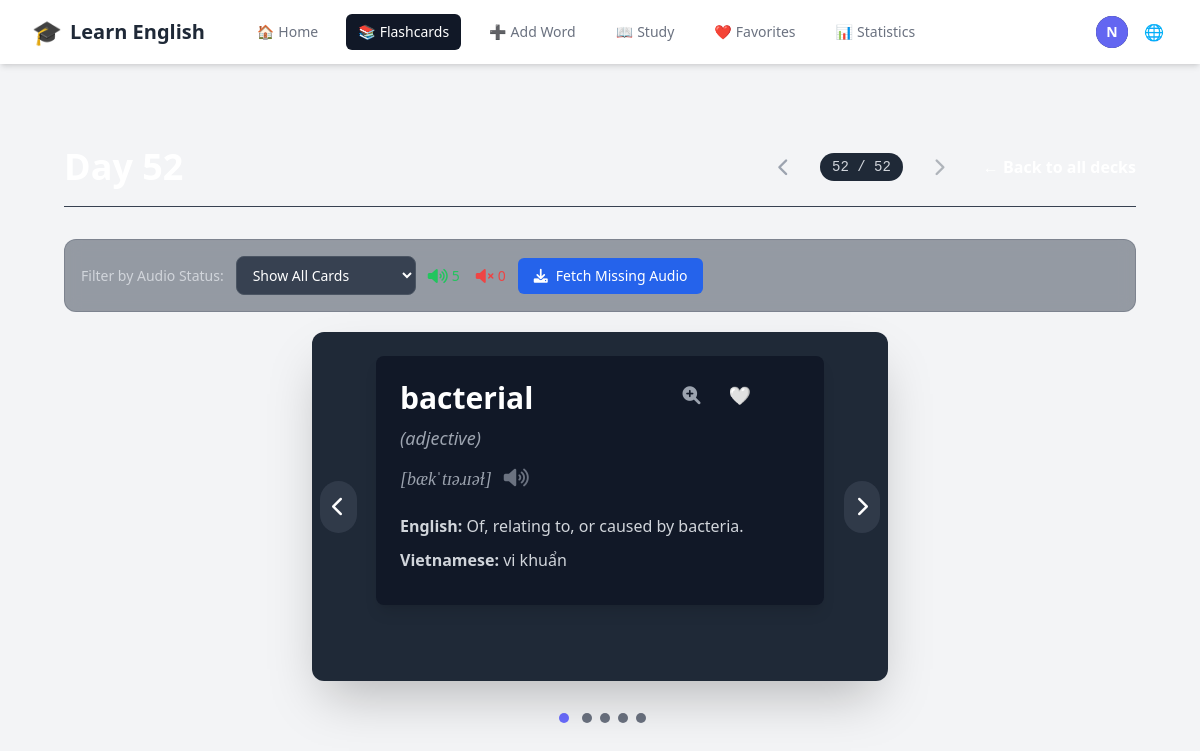
The app's page /decks/74/ (signed in), older data.
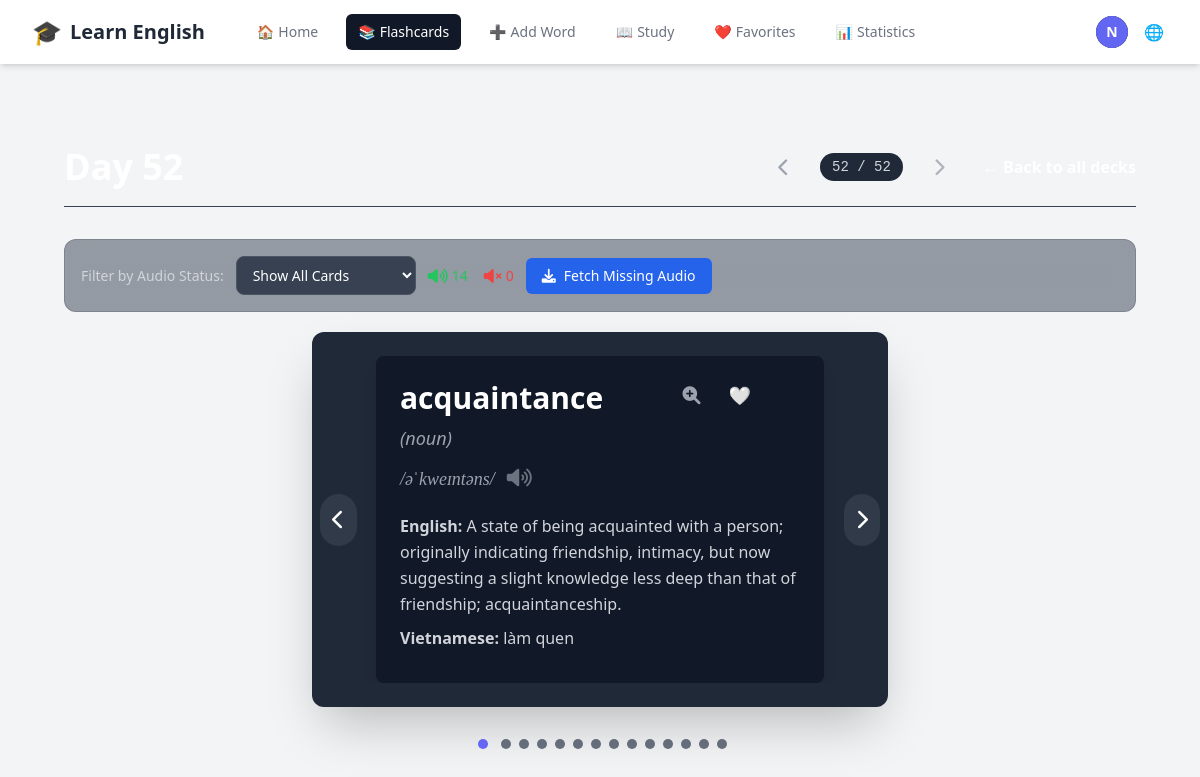
The same page, newer data.
### vocabulary/models.py (models this page shows, shortened)
class Flashcard(models.Model):
    user = models.ForeignKey(settings.AUTH_USER_MODEL, on_delete=models.CASCADE, related_name='flashcards')
    deck = models.ForeignKey(Deck, on_delete=models.CASCADE, related_name='flashcards', null=True, blank=True)
    word = models.CharField(max_length=255)
    phonetic = models.CharField(max_length=100, blank=True, null=True, help_text="Phonetic transcription (e.g., /rɪˈzɪliənt/)")
    part_of_speech = models.CharField(max_length=50, blank=True, null=True)
    audio_url = models.URLField(max_length=500, blank=True, null=True)
    image = models.ImageField(upload_to='flashcard_images/', blank=True, null=True)
    related_image_url = models.URLField(max_length=500, blank=True, null=True, help_text="Auto-fetched related image URL")
    general_synonyms = models.TextField(blank=True, null=True, help_text="Comma-separated list of general synonyms")
    general_antonyms = models.TextField(blank=True, null=True, help_text="Comma-separated list of general antonyms")
    ease_factor = models.FloatField(default=2.5, help_text="Legacy SM-2 ease factor (not used)")
    repetitions = models.PositiveIntegerField(default=0, help_text="Legacy successful reviews count (not used)")
    interval = models.PositiveIntegerField(default=0, help_text="Legacy interval days (not used)")
    next_review = models.DateField(default=timezone.now, help_text="Legacy next review date (not used)")
    last_reviewed = models.DateTimeField(blank=True, null=True, help_text="Last time card was reviewed")
    times_seen_today = models.PositiveIntegerField(default=0, help_text="Number of times seen today (reset daily)")
    last_seen_date = models.DateField(blank=True, null=True, help_text="Last date this card was shown")
    difficulty_score = models.FloatField(default=None, null=True, blank=True, help_text="Difficulty level: 0.0=Again, 0.33=Hard, 0.67=Good, 1.0=Easy")
    total_reviews = models.PositiveIntegerField(default=0, help_text="Total number of times reviewed")
    correct_reviews = models.PositiveIntegerField(default=0, help_text="Number of correct reviews")
    created_at = models.DateTimeField(auto_now_add=True)
    class Meta:
        ordering = ['word']
        unique_together = ['user', 'word']  # Một user không thể có từ trùng lặp

class Definition(models.Model):
    flashcard = models.ForeignKey(Flashcard, related_name='definitions', on_delete=models.CASCADE)
    english_definition = models.TextField()
    vietnamese_definition = models.TextField()
    definition_synonyms = models.TextField(blank=True, null=True, help_text="Comma-separated list of synonyms for this definition")
    definition_antonyms = models.TextField(blank=True, null=True, help_text="Comma-separated list of antonyms for this definition")

### vocabulary/views.py (the view)
# urls.py: path('decks/<int:deck_id>/', views.deck_detail, name='deck_detail'),
@login_required
def deck_detail(request, deck_id):
    try:
        deck = Deck.objects.get(id=deck_id, user=request.user)
        flashcards = Flashcard.objects.filter(deck=deck).prefetch_related('definitions')
        user_decks = Deck.objects.filter(user=request.user).order_by('id')
        previous_deck = user_decks.filter(id__lt=deck_id).order_by('-id').first()
        next_deck = user_decks.filter(id__gt=deck_id).order_by('id').first()
        deck_position = user_decks.filter(id__lte=deck_id).count()
        total_decks = user_decks.count()
        context = {
            'deck': deck,
            'flashcards': flashcards,
            'previous_deck': previous_deck,
            'next_deck': next_deck,
            'deck_position': deck_position,
            'total_decks': total_decks,
            'has_navigation': total_decks > 1,  # Show navigation only if user has multiple decks
        }
        return render(request, 'vocabulary/deck_detail.html', context)
    except Deck.DoesNotExist:
        return redirect('deck_list')

### vocabulary/context_processors.py (called while the page is built)
    def _(message):
        return str(message)

### vocabulary/templates/vocabulary/deck_detail.html (shortened to what the changed rows need)
{% extends "base.html" %} {% load static %}  {% block content %}
<div class="max-w-7xl mx-auto px-4 sm:px-6 lg:px-8 py-10">
  <div
    class="flex justify-between items-center mb-8 pb-4 border-b border-gray-700"
  >
    <div class="flex items-center gap-4">
      <div id="deck-name-view" class="flex items-center gap-3">
        <h1 class="text-4xl font-extrabold text-white">{{ deck.name }}</h1>
      </div>
    </div>
    <div class="flex items-center gap-6">
    </div>
  </div>
  {% if flashcards %}
  <div class="audio-filter-controls">
    <label for="audio-filter">{{ manual_texts.filter_by_audio }}:</label>
    <select id="audio-filter">
      <option value="all">{{ manual_texts.show_all_cards }}</option>
    </select>
    <div class="audio-stats">
      <div class="stat-item has-audio">
        <i class="fas fa-volume-up"></i>
        <span id="cards-with-audio-count">0</span>
      </div>
      <div class="stat-item no-audio">
        <i class="fas fa-volume-mute"></i>
        <span id="cards-without-audio-count">0</span>
      </div>
    </div>
    <button
      id="fetch-missing-audio-btn"
      class="bg-blue-600 hover:bg-blue-700 text-white px-4 py-2 rounded-md text-sm font-medium transition-colors duration-200 flex items-center gap-2"
    >
      <i class="fas fa-download"></i>
      {{ manual_texts.fetch_missing_audio }}
    </button>
  </div>
  <div
    id="carousel-container"
    class="relative w-full max-w-xl mx-auto overflow-hidden rounded-xl shadow-2xl bg-gray-800 p-6"
  >
    <div
      id="carousel-slides"
      class="flex overflow-x-scroll no-scrollbar snap-x snap-mandatory"
      style="scroll-behavior: auto"
    >
      {% for card in flashcards %}
      <div
        class="flex-shrink-0 snap-center"
        style="width: 100%"
        data-card-id="{{ card.id }}"
      >
        <div
          class="card-view-mode word-item-tailwind p-6 bg-gray-900 rounded-lg shadow-lg w-full max-w-md mx-auto text-white flex flex-col items-start relative"
          data-has-audio="{% if card.audio_url %}true{% else %}false{% endif %}"
        >
          <div class="absolute top-4 right-4 flex items-center gap-2">
            <button
              class="enhanced-audio-btn card-action-btn text-gray-400 hover:text-blue-400 transition-colors duration-200 p-2 rounded-full hover:bg-gray-800"
              data-card-id="{{ card.id }}"
              data-word="{{ card.word }}"
              title="{{ manual_texts.enhanced_audio_fetch|default:'Get Multiple Pronunciations' }}"
            >
              <i class="fas fa-search-plus text-lg"></i>
            </button>
            <button
              class="favorite-btn card-action-btn text-gray-400 hover:text-red-400 transition-colors duration-200 p-2 rounded-full hover:bg-gray-800"
              data-card-id="{{ card.id }}"
              title="{{ manual_texts.toggle_favorite|default:'Toggle favorite' }}"
              aria-label="{{ manual_texts.toggle_favorite|default:'Toggle favorite' }}"
            >
              <span class="favorite-icon text-lg">🤍</span>
            </button>
          </div>
          <div class="text-3xl font-bold mb-2">
            <a
              href="https://dictionary.cambridge.org/dictionary/english/{{ card.word }}"
              target="_blank"
              class="dictionary-word-link hover:underline focus:outline-none focus:ring-2 focus:ring-primary-color focus:ring-offset-2 focus:ring-offset-gray-900"
              data-word="{{ card.word }}"
              >{{ card.word }}</a
            >
          </div>
          {% if card.part_of_speech %}
          <div class="text-lg text-gray-400 mb-2 italic">
            ({{ card.part_of_speech }})
          </div>
          {% endif %}
          {% if card.phonetic %}
          <div class="text-lg text-gray-400 font-serif italic mb-4 flex items-center space-x-2">
            <span>{{ card.phonetic }}</span>
            {% if card.audio_url %}
            <button
              class="audio-icon-tailwind text-gray-500 hover:text-primary-color transition-colors duration-200"
              data-audio-url="{{ card.audio_url }}"
              title="{{ manual_texts.listen }}"
            >
              <i class="fas fa-volume-up text-xl"></i>
            </button>
            {% endif %}
          </div>
          {% endif %} {% for def in card.definitions.all %}
          <div class="text-base text-gray-300 leading-relaxed mb-2">
            <span class="font-semibold text-primary-color"
              >{{ manual_texts.english_label }}</span
            >
            {{ def.english_definition }}
          </div>
          <div class="text-base text-gray-300 leading-relaxed mb-2">
            <span class="font-semibold text-primary-color"
              >{{ manual_texts.vietnamese_label }}</span
            >
            {{ def.vietnamese_definition }}
          </div>
          {% endfor %}
        </div>
      </div>
      {% endfor %}
    </div>
    <button
      id="prevBtn"
      class="absolute top-1/2 left-2 -translate-y-1/2 bg-gray-700 bg-opacity-75 text-white p-3 rounded-full hover:bg-opacity-100 transition-all duration-200 z-10 focus:outline-none focus:ring-2 focus:ring-primary-color focus:ring-offset-2 focus:ring-offset-gray-800"
    >
      <i class="fas fa-chevron-left text-xl"></i>
    </button>
    <button
      id="nextBtn"
      class="absolute top-1/2 right-2 -translate-y-1/2 bg-gray-700 bg-opacity-75 text-white p-3 rounded-full hover:bg-opacity-100 transition-all duration-200 z-10 focus:outline-none focus:ring-2 focus:ring-primary-color focus:ring-offset-2 focus:ring-offset-gray-800"
    >
      <i class="fas fa-chevron-right text-xl"></i>
    </button>
  </div>
  <div id="pagination-dots" class="text-center mt-6 space-x-2"></div>
  {% endif %}
</div>
{% endblock %}
{% block extra_css %}
<link rel="stylesheet" href="{% static 'css/enhanced-audio-modal.css' %}">
{% endblock %}

Row changes from the older to the newer data that the page shows:
no longer on this page (row edited): Flashcard: word "bacterial", part_of_speech "adjective", phonetic "[bækˈtɪəɹɪəɫ]"
no longer on this page (row unchanged): Definition: english_label "English:", english_definition "Of, relating to, or caused by bacteria.", vietnamese_label "Vietnamese:", vietnamese_definition "vi khuẩn", shown under "bacterial"
added Flashcard: word "acquaintance", part_of_speech "noun", phonetic "/əˈkweɪntəns/"
added Definition: english_label "English:", english_definition "A state of being acquainted with a person; originally indicating friendship, intimacy, but now suggesting a slight knowledge less deep than that of friendship; acquaintanceship.", vietnamese_label "Vietnamese:", vietnamese_definition "làm quen", shown under "acquaintance"
